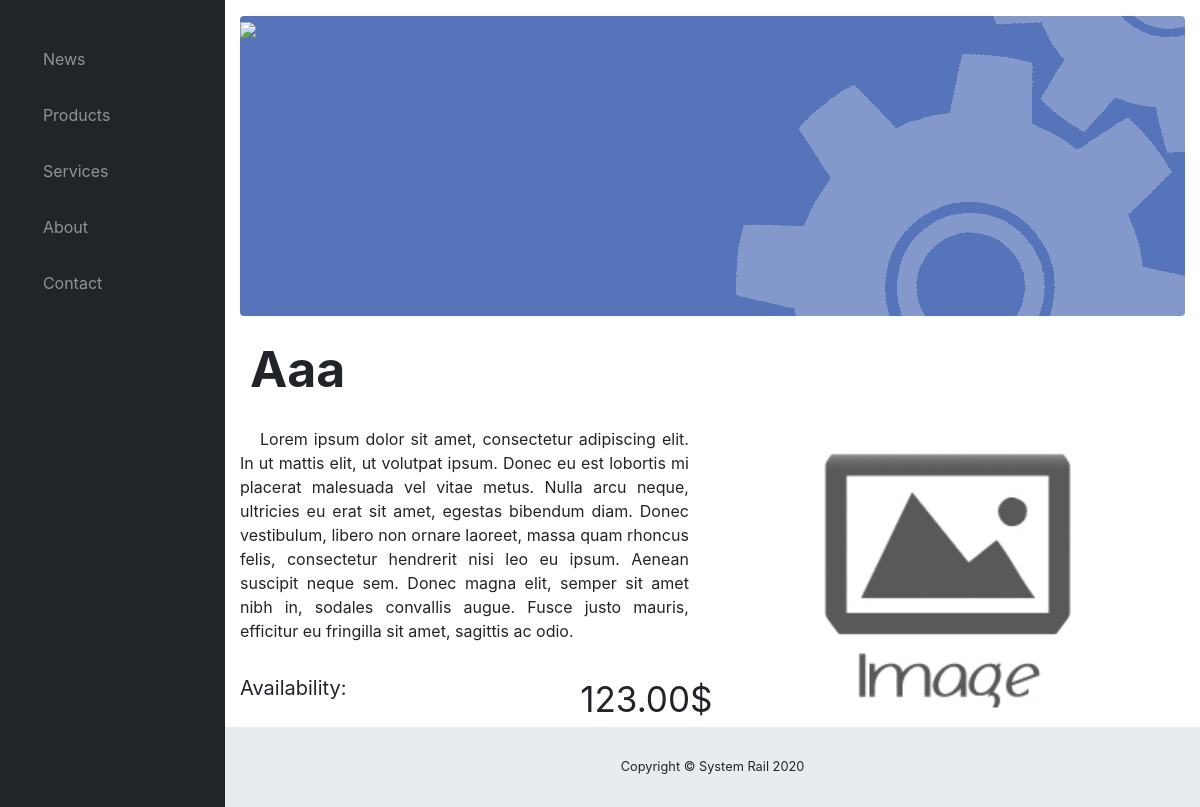
Page /systemrail/products/1 on the committed database.
### ProjectBase/models.py (models this page shows, shortened)
class Product(models.Model):
    product_name = models.CharField(max_length=200, verbose_name="Product Name")
    producent_name = models.CharField(max_length=200, verbose_name="Producent Name")
    price = models.DecimalField(max_digits=7, decimal_places=2, verbose_name="Price")
    availability = models.BooleanField(verbose_name='Avaliable')
    count = models.PositiveSmallIntegerField(verbose_name='In Stock')
    image = models.ImageField(verbose_name='Picture', blank=True, upload_to="gallery")
    desc = models.CharField(max_length=1000, verbose_name="Product Description", default='')

### ProjectBase/views.py (the view)
# urls.py: path('products/<int:product_id>', views.prod_details, name='product_details'),
def prod_details(request,product_id):
    product = Product.objects.get(pk=product_id)
    return render(request, 'product_details.html',{'Product':product})

### ProjectBase/templates/product_details.html (shortened to what this page needs)
{% extends "base.html" %}
{% block links %}
  <link href="/static/css/sb-admin.css" rel="stylesheet">
  <link href="/static/fontello/css/fontello.css" rel="stylesheet">
{% endblock %}
{% block body %}
<body id="page-top">
  <div id="wrapper">
    <ul class="sidebar navbar-nav">
      <button class="btn btn-link btn-sm text-white order-1 order-sm-0" id="sidebarToggle" href="#">
        <i class="fas fa-bars"></i>
      </button>
      <li class="nav-item">
        <a class="nav-link" href="/systemrail/news">
          <i class=" icon-star"></i>
          <span>News</span></a>
      </li>
      <li class="nav-item">
        <a class="nav-link" href="/systemrail/products">
          <i class="icon-cubes"></i>
          <span>Products</span></a>
      </li>
      <li class="nav-item">
        <a class="nav-link" href="/systemrail/services">
          <i class="icon-handshake-o"></i>
          <span>Services</span></a>
      </li>
      <li class="nav-item">
        <a class="nav-link" href="/systemrail/about">
          <i class="icon-address-book"></i>
          <span>About</span>
        </a>
      </li>
      <li class="nav-item">
        <a class="nav-link" href="/systemrail/contact">
          <i class="icon-envelope-open"></i>
          <span>Contact</span></a>
      </li>
    </ul>
    <div id="content-wrapper">
      <div class="container-fluid">
        <div>
          <div class="logodiv" style="float: left; border-radius: 0.25rem 0rem 0rem 0.25rem; text-align: left; z-index: 1;">
            <img src="/media/gallery/logo1.png" height="100%" />
          </div>
          <div class="logodiv" style="float: left; border-radius: 0rem 0.25rem 0.25rem 0rem; text-align: right; z-index: -1;">
            <img src="/media/gallery/logo2.png" height="100%" />
          </div>
        </div>
            <div class="detail_title">
                {{ Product.product_name }}
            </div>
            <div class="detail_PA">
                <div class="detail_desc">
                    {{ Product.desc }}
                </div>
                <div class="detail_ava">
                    {% if Product.availability %}
                    Availability: <i class="icon-ok"></i>
                    {% else %}
                    Availability: <i class="icon-cancel"></i>
                    {% endif %}
                </div>
                <div class="detail_price">
                    {{ Product.price}}$
                </div>
            </div>
            <div class="detail_image">
                <img id="myImg" src="/media/{{ Product.image }}" />
            </div>
      <footer class="sticky-footer">
        <div class="container my-auto">
          <div class="copyright text-center my-auto">
            <span>Copyright © System Rail 2020</span>
          </div>
        </div>
      </footer>
    </div>
  </div>
</body>
{% endblock %}

### rows in the picture
Product: product_name "Aaa", desc "Lorem ipsum dolor sit amet, consectetur adipiscing elit. In ut mattis elit, ut volutpat ipsum. Donec eu est lobortis mi placerat malesuada vel vitae metus. Nulla arcu neque, ultricies eu erat sit amet, egestas bibendum diam. Donec vestibulum, libero non ornare laoreet, massa quam rhoncus felis, consectetur hendrerit nisi leo eu ipsum. Aenean suscipit neque sem. Donec magna elit, semper sit amet nibh in, sodales convallis augue. Fusce justo mauris, efficitur eu fringilla sit amet, sagittis ac odio.", price "123.00", image (picture)
